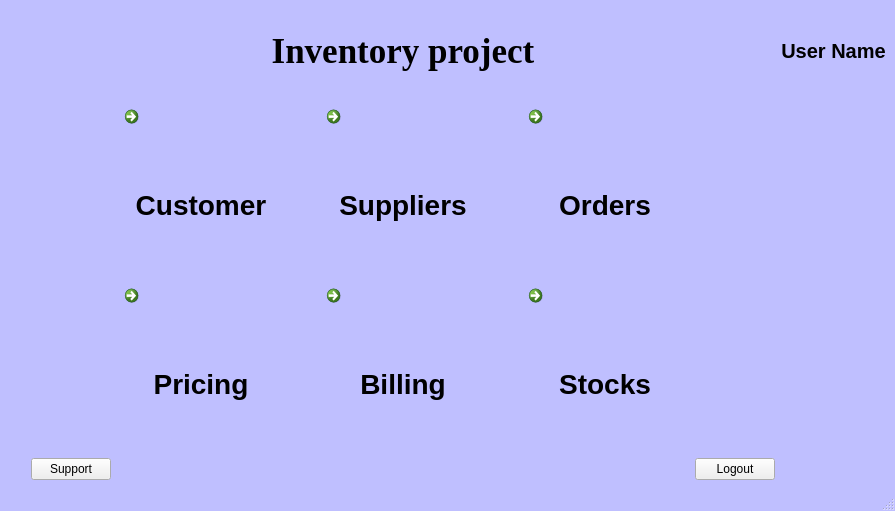
<?xml version="1.0" encoding="UTF-8"?>
<ui version="4.0">
 <class>Homepage</class>
 <widget class="QMainWindow" name="Homepage">
  <property name="geometry">
   <rect>
    <x>0</x>
    <y>0</y>
    <width>895</width>
    <height>511</height>
   </rect>
  </property>
  <property name="windowTitle">
   <string>Homepage</string>
  </property>
  <property name="styleSheet">
   <string notr="true">QMainWindow{
background-color: rgb(191, 191, 255);
}

QLabel{
font-size:28px;
font-family:&quot;Times New Roman&quot;;
font-weight: bold;
}

</string>
  </property>
  <widget class="QWidget" name="centralwidget">
   <layout class="QGridLayout" name="gridLayout">
    <item row="3" column="4">
     <widget class="QCommandLinkButton" name="billingButton">
      <property name="styleSheet">
       <string notr="true">background-image: url(:/Homepage/Homepage/Billing.png);
background-repeat: no-repeat;
background-attachment:fixed;
background-size:10px 10px;
background-position:center;
background-color: rgb(191, 191, 255);
</string>
      </property>
      <property name="text">
       <string/>
      </property>
      <property name="icon">
       <iconset>
        <normaloff>:/Homepage/background.png</normaloff>:/Homepage/background.png</iconset>
      </property>
     </widget>
    </item>
    <item row="2" column="2">
     <widget class="QLabel" name="customerLabel">
      <property name="styleSheet">
       <string notr="true">font-size: 28px;</string>
      </property>
      <property name="text">
       <string>Customer</string>
      </property>
      <property name="alignment">
       <set>Qt::AlignHCenter|Qt::AlignTop</set>
      </property>
     </widget>
    </item>
    <item row="1" column="6">
     <widget class="QCommandLinkButton" name="ordersButton">
      <property name="styleSheet">
       <string notr="true">background-image: url(:/Homepage/Homepage/Orders.png);
background-repeat: no-repeat;
background-attachment:fixed;
background-size:10px 10px;
background-position:center;
background-color: rgb(191, 191, 255);
</string>
      </property>
      <property name="text">
       <string/>
      </property>
      <property name="icon">
       <iconset>
        <normaloff>:/Homepage/background.png</normaloff>:/Homepage/background.png</iconset>
      </property>
      <property name="description">
       <string/>
      </property>
     </widget>
    </item>
    <item row="3" column="1">
     <spacer name="horizontalSpacer_8">
      <property name="orientation">
       <enum>Qt::Horizontal</enum>
      </property>
      <property name="sizeHint" stdset="0">
       <size>
        <width>40</width>
        <height>20</height>
       </size>
      </property>
     </spacer>
    </item>
    <item row="1" column="1">
     <spacer name="horizontalSpacer_12">
      <property name="orientation">
       <enum>Qt::Horizontal</enum>
      </property>
      <property name="sizeHint" stdset="0">
       <size>
        <width>40</width>
        <height>20</height>
       </size>
      </property>
     </spacer>
    </item>
    <item row="3" column="0">
     <spacer name="horizontalSpacer_5">
      <property name="orientation">
       <enum>Qt::Horizontal</enum>
      </property>
      <property name="sizeHint" stdset="0">
       <size>
        <width>40</width>
        <height>20</height>
       </size>
      </property>
     </spacer>
    </item>
    <item row="3" column="8">
     <spacer name="horizontalSpacer_7">
      <property name="orientation">
       <enum>Qt::Horizontal</enum>
      </property>
      <property name="sizeHint" stdset="0">
       <size>
        <width>40</width>
        <height>20</height>
       </size>
      </property>
     </spacer>
    </item>
    <item row="1" column="0">
     <spacer name="horizontalSpacer_9">
      <property name="orientation">
       <enum>Qt::Horizontal</enum>
      </property>
      <property name="sizeHint" stdset="0">
       <size>
        <width>40</width>
        <height>20</height>
       </size>
      </property>
     </spacer>
    </item>
    <item row="1" column="8">
     <spacer name="horizontalSpacer_11">
      <property name="orientation">
       <enum>Qt::Horizontal</enum>
      </property>
      <property name="sizeHint" stdset="0">
       <size>
        <width>40</width>
        <height>20</height>
       </size>
      </property>
     </spacer>
    </item>
    <item row="2" column="8">
     <spacer name="horizontalSpacer_16">
      <property name="orientation">
       <enum>Qt::Horizontal</enum>
      </property>
      <property name="sizeHint" stdset="0">
       <size>
        <width>40</width>
        <height>20</height>
       </size>
      </property>
     </spacer>
    </item>
    <item row="2" column="7">
     <spacer name="horizontalSpacer_15">
      <property name="orientation">
       <enum>Qt::Horizontal</enum>
      </property>
      <property name="sizeHint" stdset="0">
       <size>
        <width>40</width>
        <height>20</height>
       </size>
      </property>
     </spacer>
    </item>
    <item row="1" column="7">
     <spacer name="horizontalSpacer_14">
      <property name="orientation">
       <enum>Qt::Horizontal</enum>
      </property>
      <property name="sizeHint" stdset="0">
       <size>
        <width>40</width>
        <height>20</height>
       </size>
      </property>
     </spacer>
    </item>
    <item row="0" column="8">
     <widget class="QLabel" name="userNameLabel">
      <property name="styleSheet">
       <string notr="true">font-size:20px;</string>
      </property>
      <property name="text">
       <string>User Name</string>
      </property>
      <property name="alignment">
       <set>Qt::AlignCenter</set>
      </property>
     </widget>
    </item>
    <item row="6" column="0">
     <spacer name="horizontalSpacer_19">
      <property name="orientation">
       <enum>Qt::Horizontal</enum>
      </property>
      <property name="sizeHint" stdset="0">
       <size>
        <width>40</width>
        <height>20</height>
       </size>
      </property>
     </spacer>
    </item>
    <item row="8" column="0">
     <spacer name="horizontalSpacer_21">
      <property name="orientation">
       <enum>Qt::Horizontal</enum>
      </property>
      <property name="sizeHint" stdset="0">
       <size>
        <width>40</width>
        <height>20</height>
       </size>
      </property>
     </spacer>
    </item>
    <item row="6" column="7">
     <spacer name="horizontalSpacer_22">
      <property name="orientation">
       <enum>Qt::Horizontal</enum>
      </property>
      <property name="sizeHint" stdset="0">
       <size>
        <width>40</width>
        <height>20</height>
       </size>
      </property>
     </spacer>
    </item>
    <item row="6" column="8">
     <spacer name="horizontalSpacer_23">
      <property name="orientation">
       <enum>Qt::Horizontal</enum>
      </property>
      <property name="sizeHint" stdset="0">
       <size>
        <width>40</width>
        <height>20</height>
       </size>
      </property>
     </spacer>
    </item>
    <item row="6" column="1">
     <spacer name="horizontalSpacer_20">
      <property name="orientation">
       <enum>Qt::Horizontal</enum>
      </property>
      <property name="sizeHint" stdset="0">
       <size>
        <width>40</width>
        <height>20</height>
       </size>
      </property>
     </spacer>
    </item>
    <item row="3" column="7">
     <spacer name="horizontalSpacer_6">
      <property name="orientation">
       <enum>Qt::Horizontal</enum>
      </property>
      <property name="sizeHint" stdset="0">
       <size>
        <width>40</width>
        <height>20</height>
       </size>
      </property>
     </spacer>
    </item>
    <item row="2" column="0">
     <spacer name="horizontalSpacer_17">
      <property name="orientation">
       <enum>Qt::Horizontal</enum>
      </property>
      <property name="sizeHint" stdset="0">
       <size>
        <width>40</width>
        <height>20</height>
       </size>
      </property>
     </spacer>
    </item>
    <item row="0" column="2" colspan="5">
     <widget class="QLabel" name="varunEnterprisesLabel">
      <property name="font">
       <font>
        <family>Times New Roman</family>
        <pointsize>-1</pointsize>
        <weight>75</weight>
        <bold>true</bold>
       </font>
      </property>
      <property name="styleSheet">
       <string notr="true">font-size:35px;</string>
      </property>
      <property name="text">
       <string>Inventory project</string>
      </property>
      <property name="alignment">
       <set>Qt::AlignCenter</set>
      </property>
     </widget>
    </item>
    <item row="8" column="8">
     <spacer name="horizontalSpacer_24">
      <property name="orientation">
       <enum>Qt::Horizontal</enum>
      </property>
      <property name="sizeHint" stdset="0">
       <size>
        <width>40</width>
        <height>20</height>
       </size>
      </property>
     </spacer>
    </item>
    <item row="2" column="5">
     <spacer name="horizontalSpacer_27">
      <property name="orientation">
       <enum>Qt::Horizontal</enum>
      </property>
      <property name="sizeHint" stdset="0">
       <size>
        <width>40</width>
        <height>20</height>
       </size>
      </property>
     </spacer>
    </item>
    <item row="6" column="5">
     <spacer name="horizontalSpacer_29">
      <property name="orientation">
       <enum>Qt::Horizontal</enum>
      </property>
      <property name="sizeHint" stdset="0">
       <size>
        <width>40</width>
        <height>20</height>
       </size>
      </property>
     </spacer>
    </item>
    <item row="6" column="3">
     <spacer name="horizontalSpacer_28">
      <property name="orientation">
       <enum>Qt::Horizontal</enum>
      </property>
      <property name="sizeHint" stdset="0">
       <size>
        <width>40</width>
        <height>20</height>
       </size>
      </property>
     </spacer>
    </item>
    <item row="0" column="1">
     <spacer name="horizontalSpacer_30">
      <property name="orientation">
       <enum>Qt::Horizontal</enum>
      </property>
      <property name="sizeHint" stdset="0">
       <size>
        <width>40</width>
        <height>20</height>
       </size>
      </property>
     </spacer>
    </item>
    <item row="8" column="2" colspan="5">
     <spacer name="horizontalSpacer_25">
      <property name="orientation">
       <enum>Qt::Horizontal</enum>
      </property>
      <property name="sizeHint" stdset="0">
       <size>
        <width>40</width>
        <height>20</height>
       </size>
      </property>
     </spacer>
    </item>
    <item row="2" column="3">
     <spacer name="horizontalSpacer_26">
      <property name="orientation">
       <enum>Qt::Horizontal</enum>
      </property>
      <property name="sizeHint" stdset="0">
       <size>
        <width>40</width>
        <height>20</height>
       </size>
      </property>
     </spacer>
    </item>
    <item row="0" column="0">
     <spacer name="horizontalSpacer_13">
      <property name="orientation">
       <enum>Qt::Horizontal</enum>
      </property>
      <property name="sizeHint" stdset="0">
       <size>
        <width>40</width>
        <height>20</height>
       </size>
      </property>
     </spacer>
    </item>
    <item row="0" column="7">
     <spacer name="horizontalSpacer_10">
      <property name="orientation">
       <enum>Qt::Horizontal</enum>
      </property>
      <property name="sizeHint" stdset="0">
       <size>
        <width>40</width>
        <height>20</height>
       </size>
      </property>
     </spacer>
    </item>
    <item row="8" column="7">
     <widget class="QPushButton" name="logoutButton">
      <property name="text">
       <string>Logout</string>
      </property>
     </widget>
    </item>
    <item row="8" column="1">
     <widget class="QPushButton" name="supportButton">
      <property name="text">
       <string>Support</string>
      </property>
     </widget>
    </item>
    <item row="6" column="4">
     <widget class="QLabel" name="billingLabel">
      <property name="text">
       <string>Billing</string>
      </property>
      <property name="alignment">
       <set>Qt::AlignHCenter|Qt::AlignTop</set>
      </property>
     </widget>
    </item>
    <item row="3" column="2">
     <widget class="QCommandLinkButton" name="pricingButton">
      <property name="styleSheet">
       <string notr="true">background-image: url(:/Homepage/Homepage/Pricing.png);
background-repeat: no-repeat;
background-attachment:fixed;
background-size:10px 10px;
background-position:center;
background-color: rgb(191, 191, 255);
</string>
      </property>
      <property name="text">
       <string/>
      </property>
      <property name="icon">
       <iconset>
        <normaloff>:/Homepage/background.png</normaloff>:/Homepage/background.png</iconset>
      </property>
     </widget>
    </item>
    <item row="2" column="6">
     <widget class="QLabel" name="ordersLabel">
      <property name="text">
       <string>Orders</string>
      </property>
      <property name="alignment">
       <set>Qt::AlignHCenter|Qt::AlignTop</set>
      </property>
     </widget>
    </item>
    <item row="1" column="4">
     <widget class="QCommandLinkButton" name="suppliersButton">
      <property name="styleSheet">
       <string notr="true">background-image: url(:/Homepage/Homepage/Supplier.png);
background-repeat: no-repeat;
background-attachment:fixed;
background-size:10px 10px;
background-position:center;
background-color: rgb(191, 191, 255);
</string>
      </property>
      <property name="text">
       <string/>
      </property>
      <property name="icon">
       <iconset>
        <normaloff>:/Homepage/background.png</normaloff>:/Homepage/background.png</iconset>
      </property>
     </widget>
    </item>
    <item row="6" column="2">
     <widget class="QLabel" name="pricingLabel">
      <property name="text">
       <string>Pricing</string>
      </property>
      <property name="alignment">
       <set>Qt::AlignHCenter|Qt::AlignTop</set>
      </property>
     </widget>
    </item>
    <item row="6" column="6">
     <widget class="QLabel" name="stocksLabel">
      <property name="text">
       <string>Stocks</string>
      </property>
      <property name="alignment">
       <set>Qt::AlignHCenter|Qt::AlignTop</set>
      </property>
     </widget>
    </item>
    <item row="3" column="6">
     <widget class="QCommandLinkButton" name="stocksButton">
      <property name="styleSheet">
       <string notr="true">background-image: url(:/Homepage/Homepage/Stock.png);
background-repeat: no-repeat;
background-attachment:fixed;
background-size:10px 10px;
background-position:center;
background-color: rgb(191, 191, 255);
</string>
      </property>
      <property name="text">
       <string/>
      </property>
      <property name="icon">
       <iconset>
        <normaloff>:/Homepage/background.png</normaloff>:/Homepage/background.png</iconset>
      </property>
     </widget>
    </item>
    <item row="2" column="4">
     <widget class="QLabel" name="suppliersLabel">
      <property name="text">
       <string>Suppliers</string>
      </property>
      <property name="alignment">
       <set>Qt::AlignHCenter|Qt::AlignTop</set>
      </property>
     </widget>
    </item>
    <item row="1" column="2">
     <widget class="QCommandLinkButton" name="customerButton">
      <property name="styleSheet">
       <string notr="true">background-image: url(:/Homepage/Homepage/Customer.png);
background-repeat: no-repeat;
background-attachment:fixed;
background-size:10px 10px;
background-position:center;
background-color: rgb(191, 191, 255);
</string>
      </property>
      <property name="text">
       <string/>
      </property>
      <property name="icon">
       <iconset>
        <normaloff>:/Homepage/background.png</normaloff>:/Homepage/background.png</iconset>
      </property>
     </widget>
    </item>
    <item row="1" column="5">
     <spacer name="horizontalSpacer_2">
      <property name="orientation">
       <enum>Qt::Horizontal</enum>
      </property>
      <property name="sizeHint" stdset="0">
       <size>
        <width>40</width>
        <height>20</height>
       </size>
      </property>
     </spacer>
    </item>
    <item row="3" column="3">
     <spacer name="horizontalSpacer_3">
      <property name="orientation">
       <enum>Qt::Horizontal</enum>
      </property>
      <property name="sizeHint" stdset="0">
       <size>
        <width>40</width>
        <height>20</height>
       </size>
      </property>
     </spacer>
    </item>
    <item row="1" column="3">
     <spacer name="horizontalSpacer">
      <property name="orientation">
       <enum>Qt::Horizontal</enum>
      </property>
      <property name="sizeHint" stdset="0">
       <size>
        <width>40</width>
        <height>20</height>
       </size>
      </property>
     </spacer>
    </item>
    <item row="3" column="5">
     <spacer name="horizontalSpacer_4">
      <property name="orientation">
       <enum>Qt::Horizontal</enum>
      </property>
      <property name="sizeHint" stdset="0">
       <size>
        <width>40</width>
        <height>20</height>
       </size>
      </property>
     </spacer>
    </item>
    <item row="2" column="1">
     <spacer name="horizontalSpacer_18">
      <property name="orientation">
       <enum>Qt::Horizontal</enum>
      </property>
      <property name="sizeHint" stdset="0">
       <size>
        <width>40</width>
        <height>20</height>
       </size>
      </property>
     </spacer>
    </item>
   </layout>
  </widget>
  <widget class="QMenuBar" name="menubar">
   <property name="geometry">
    <rect>
     <x>0</x>
     <y>0</y>
     <width>895</width>
     <height>21</height>
    </rect>
   </property>
  </widget>
  <widget class="QStatusBar" name="statusbar"/>
 </widget>
 <tabstops>
  <tabstop>customerButton</tabstop>
  <tabstop>suppliersButton</tabstop>
  <tabstop>ordersButton</tabstop>
  <tabstop>pricingButton</tabstop>
  <tabstop>billingButton</tabstop>
  <tabstop>stocksButton</tabstop>
  <tabstop>supportButton</tabstop>
  <tabstop>logoutButton</tabstop>
 </tabstops>
 <resources>
  <include location="rec.qrc"/>
 </resources>
 <connections/>
</ui>
